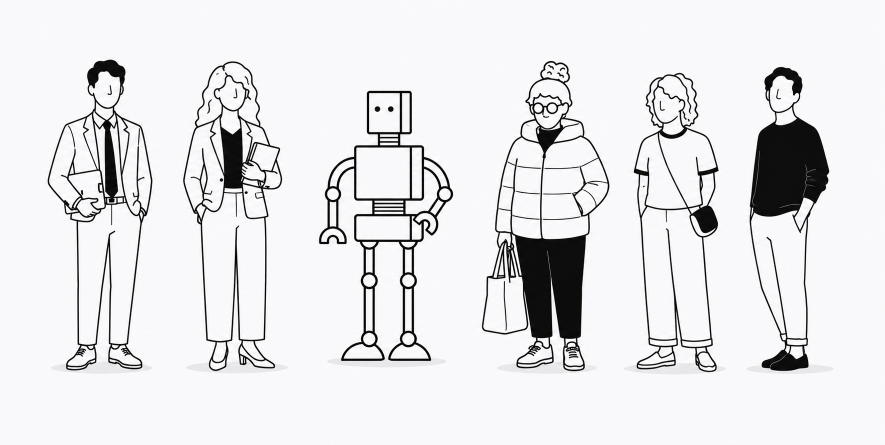
#> input picture journal/ai-advisors-in-banking/assets/raw-illos/c4dc239d4f1290e8bffaaa22f60fee8c8248e2f3177013cea634f03ef2701692.png, 1770 x 889 px (shown at 1/2 size)
$ python extract-figures.py
#> lines starting #> are read from the running program, lines starting #| are printed output that depends on the picture; after the words box and inside, x2 and y2 are one past the last pixel; in counts of white or black regions, pixels touching at a corner belong together
#!/usr/bin/env python3
"""
Extract individual character figures from the raw illustration sheets.

Approach:
  - Load each sheet, knock out the near-white background -> transparent.
  - Split the sheet into N horizontal slices (one per figure).
  - For each slice, tighten to the figure's actual bounding box.
  - Save as a transparent PNG.
"""

from pathlib import Path

from PIL import Image

ROOT = Path(__file__).parent
RAW = ROOT / "raw-illos"
OUT = ROOT / "figures"
OUT.mkdir(exist_ok=True)

# Sheets and the names we want for each figure, in left-to-right order.
SHEETS = {
    # Mixed / hero composition: bankers left, robot middle, customers right.
    "c4dc239d4f1290e8bffaaa22f60fee8c8248e2f3177013cea634f03ef2701692.png": [
        "banker-man-suit",
        "banker-woman-suit",
        "robot",
        "customer-older-puffer",
        "customer-woman-casual",
        "customer-man-casual",
    ],
    # All bankers: 5 suited professionals + robot in middle.
    "817ac5146389baeb6f69e3537d6cd485ad3d7c09aea55d7e7789583aa55532f4.png": [
        "banker-man-suit-alt",
        "banker-woman-files",
        "banker-man-glasses-briefcase",
        "robot-bankers-sheet",
        "banker-woman-skirt",
        "banker-man-bearded",
    ],
    # Mostly customers + robot in middle.
    "7103d889be5bf4dd5c7887089dc6c9a9d23c4ef2f106142f3a5349e68050b224.png": [
        "customer-man-sweater",
        "customer-woman-bag",
        "customer-older-puffer-alt",
        "robot-customers-sheet",
        "customer-woman-spotted",
        "customer-man-shirt",
    ],
}

# Anything brighter than this in all RGB channels is treated as background.
BG_THRESHOLD = 235


def knockout_background(img: Image.Image) -> Image.Image:
    """Convert near-white pixels to transparent. Preserves anti-aliased lines."""
    img = img.convert("RGBA")
    px = img.load()
    w, h = img.size
    for y in range(h):
        for x in range(w):
            r, g, b, a = px[x, y]
            if r >= BG_THRESHOLD and g >= BG_THRESHOLD and b >= BG_THRESHOLD:
                px[x, y] = (255, 255, 255, 0)
    return img


def find_figure_columns(img: Image.Image) -> list[tuple[int, int]]:
    """
    Walk the alpha channel column-by-column. Group runs of non-empty columns
    into figure bands, treating short transparent stretches as part of the
    same figure (handles small detached marks like dropped shadows).
    """
    alpha = img.split()[-1]
    w, h = img.size
    col_has_ink = []
    for x in range(w):
        col = alpha.crop((x, 0, x + 1, h))
        col_has_ink.append(col.getbbox() is not None)

    # Find contiguous bands of ink, gluing short gaps.
    GLUE_PX = 12
    bands: list[list[int]] = []
    in_band = False
    band_start = 0
    gap = 0
    for x, ink in enumerate(col_has_ink):
        if ink:
            if not in_band:
                in_band = True
                band_start = x
            gap = 0
        else:
            if in_band:
                gap += 1
                if gap > GLUE_PX:
                    bands.append([band_start, x - gap])
                    in_band = False
                    gap = 0
    if in_band:
        bands.append([band_start, w - 1])

    return [(l, r) for l, r in bands if r - l > 20]


def split_into_figures(img: Image.Image, n: int) -> list[Image.Image]:
    """Detect figure bands via transparent gaps, then tighten each bbox."""
    h = img.size[1]
    bands = find_figure_columns(img)
    if len(bands) != n:
        print(f"  ! Expected {n} figures but detected {len(bands)} bands")
    pad = 8
    figs = []
    for l, r in bands:
        sl = img.crop((max(0, l - pad), 0, min(img.size[0], r + pad), h))
        bbox = sl.getbbox()
        if bbox is None:
            figs.append(sl)
            continue
        bl, bt, br, bb = bbox
        bl = max(0, bl - pad)
        bt = max(0, bt - pad)
        br = min(sl.width, br + pad)
        bb = min(sl.height, bb + pad)
        figs.append(sl.crop((bl, bt, br, bb)))
    return figs


def main() -> None:
    for sheet_name, fig_names in SHEETS.items():
        src = RAW / sheet_name
        print(f"Loading {sheet_name} ({src.stat().st_size // 1024} KB)")
        img = Image.open(src)
#> img is the input picture: PIL image 1770x889 RGB; mean R, G, B 229.2, 229, 230.7
        img = knockout_background(img)
        figs = split_into_figures(img, len(fig_names))
#> in find_figure_columns, `alpha = img.split()[-1]`:
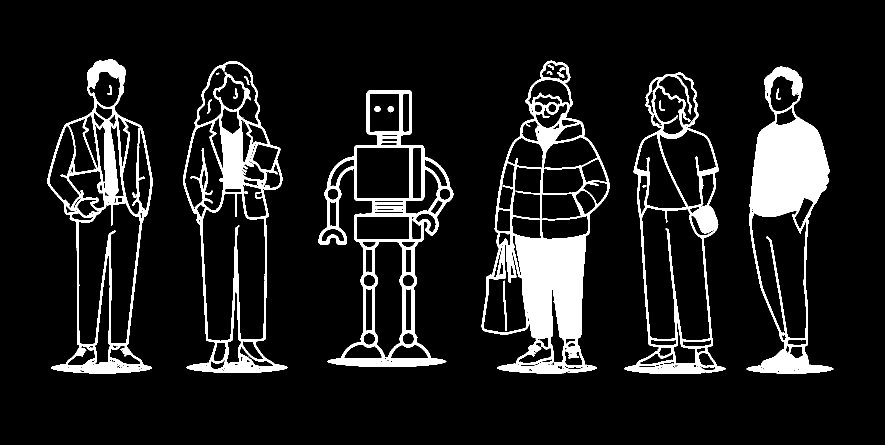
#> alpha: PIL image 1770x889 L (shown at 1/2 size); 10.7% white; 115 white regions (91 under 20 px), largest, box (x1, y1, x2, y2) and area: (963, 121, 1219, 747) 42735, (1493, 133, 1667, 747) 34927, (637, 181, 907, 734) 24279
#> after the loop in find_figure_columns, `for x in range(w):`: col_has_ink = 1770 items, first 6: False, False, False, False, False, False
#> the loop in find_figure_columns, `for x, ink in enumerate(col_has_ink):` made 1770 passes
#> (in_band, band_start) on pass 96: (True, 95)
#> after the loop in find_figure_columns, `for x, ink in enumerate(col_has_ink):`: band_start = 1493; bands = [[95, 304], [366, 574], [637, 906], [963, 1218], [1249, 1451], [1493, 1666]]; in_band = False
#> in split_into_figures, `bands = find_figure_columns(img)`: bands = [(95, 304), (366, 574), (637, 906), (963, 1218), (1249, 1451), (1493, 1666)]
#> the loop in split_into_figures, `for l, r in bands:` made 6 passes
#> (l, r, bbox, bt, br, bb) on passes 1 to 6: (95, 304, (8, 119, 218, 747), 111, 225, 755), (366, 574, (8, 122, 217, 746), 114, 224, 754), (637, 906, (8, 181, 278, 734), 173, 285, 742), (963, 1218, (8, 121, 264, 747), 113, 271, 755), (1249, 1451, (8, 145, 211, 748), 137, 218, 756), (1493, 1666, (8, 133, 182, 747), 125, 189, 755)
#> pass 1, in split_into_figures, `sl = img.crop((max(0, l - pad), 0, min(img.size[0], r + pad), h))`:
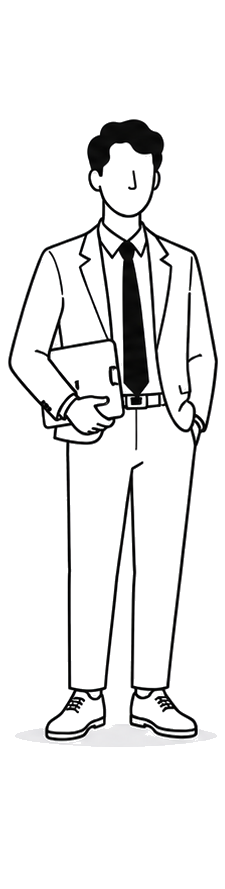
#> sl: PIL image 225x889 RGBA; mean R, G, B, A 234.3, 234.3, 234.4, 30.4; transparent parts drawn white
#> pass 2, in split_into_figures, `sl = img.crop((max(0, l - pad), 0, min(img.size[0], r + pad), h))`:
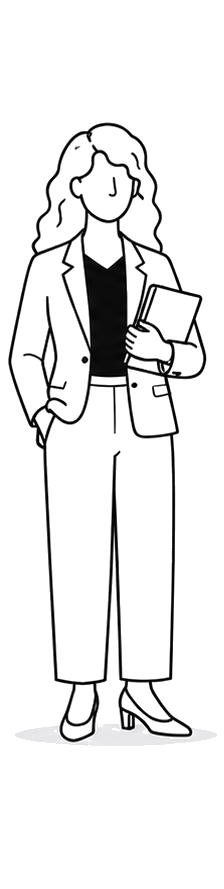
#> sl: PIL image 224x889 RGBA; mean R, G, B, A 235.4, 235.4, 235.4, 29.1; transparent parts drawn white
#> pass 3, in split_into_figures, `sl = img.crop((max(0, l - pad), 0, min(img.size[0], r + pad), h))`:
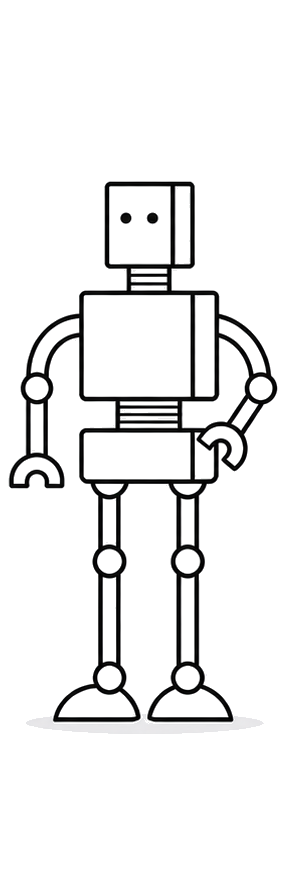
#> sl: PIL image 285x889 RGBA; mean R, G, B, A 237.3, 237.3, 237.4, 24.7; transparent parts drawn white
#> after the loop in split_into_figures, `for l, r in bands:`:
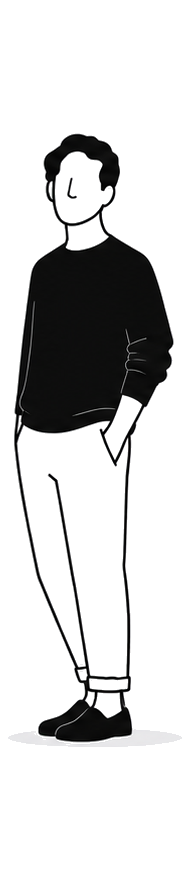
#> sl: PIL image 189x889 RGBA; mean R, G, B, A 209.6, 209.6, 209.6, 53.2; transparent parts drawn white
#> after the loop in split_into_figures, `for l, r in bands:`: figs = 6 items
#> figs = 6 items
        if len(figs) != len(fig_names):
            print(f"  ! Skipping naming: detected {len(figs)}, expected {len(fig_names)}")
            continue
        for name, fig in zip(fig_names, figs):
            dst = OUT / f"{name}.png"
            fig.save(dst, optimize=True)
            print(f"  -> {dst.name}  {fig.size[0]}x{fig.size[1]}")
#> this loop made 6 passes
#> name on passes 1 to 6: 'banker-man-suit', 'banker-woman-suit', 'robot', 'customer-older-puffer', 'customer-woman-casual', 'customer-man-casual'
#|   -> banker-man-suit.png  225x644
#|   -> banker-woman-suit.png  224x640
#|   -> robot.png  285x569
#|   -> customer-older-puffer.png  271x642
#|   -> customer-woman-casual.png  218x619
#|   -> customer-man-casual.png  189x630
#> pass 1, in main, `fig.save(dst, optimize=True)`:
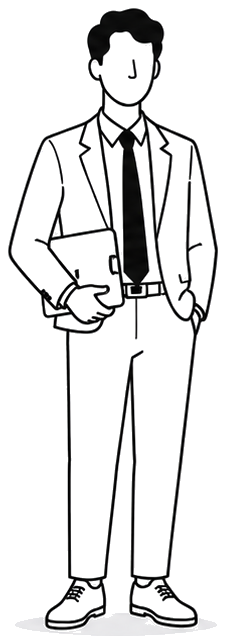
#> saved as banker-man-suit.png: PIL image 225x644 RGBA; mean R, G, B, A 226.5, 226.5, 226.5, 41.9; transparent parts drawn white
#> pass 2, in main, `fig.save(dst, optimize=True)`:
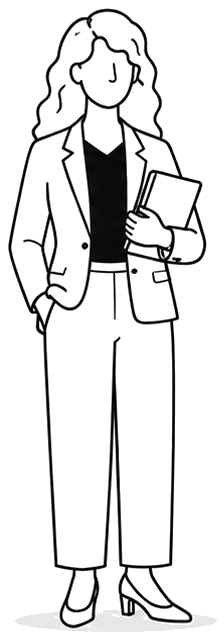
#> saved as banker-woman-suit.png: PIL image 224x640 RGBA; mean R, G, B, A 227.7, 227.8, 227.8, 40.4; transparent parts drawn white
#> pass 2 of the loop in main, `for sheet_name, fig_names in SHEETS.items():`:
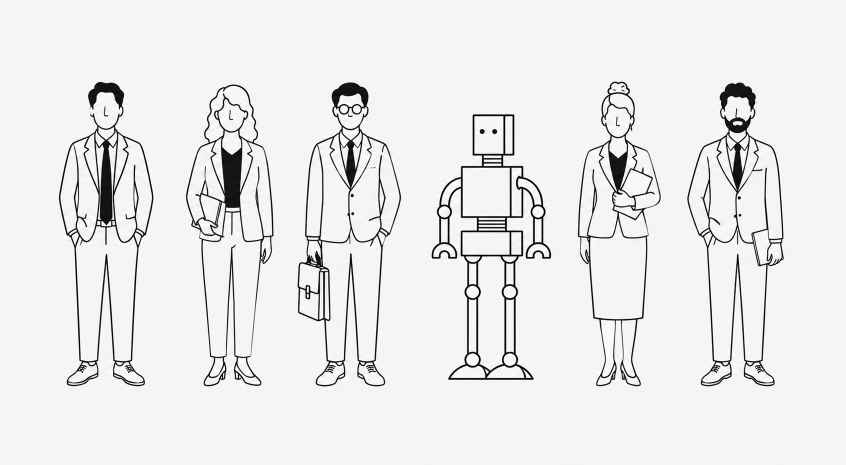
#> input picture journal/ai-advisors-in-banking/assets/raw-illos/817ac5146389baeb6f69e3537d6cd485ad3d7c09aea55d7e7789583aa55532f4.png, 1692 x 929 px (shown at 1/2 size)
#> in main, img is the input picture: PIL image 1692x929 RGB; mean R, G, B 233.1, 233, 233.8
#> in find_figure_columns (call 2), `alpha = img.split()[-1]`:
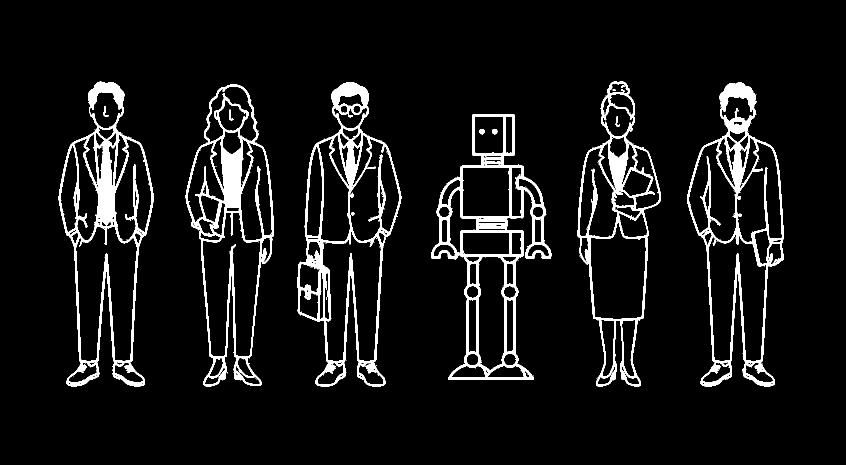
#> alpha: PIL image 1692x929 L (shown at 1/2 size); 7.1% white; 445 white regions (428 under 20 px), largest, box (x1, y1, x2, y2) and area: (117, 163, 307, 773) 20080, (595, 164, 803, 773) 20054, (863, 228, 1103, 760) 19361
#> after the loop in find_figure_columns (call 2), `for x in range(w):`: col_has_ink = 1692 items, first 6: False, False, False, False, False, False
#> the loop in find_figure_columns (call 2), `for x, ink in enumerate(col_has_ink):` made 1692 passes
#> (in_band, band_start) on pass 118: (True, 117)
#> after the loop in find_figure_columns (call 2), `for x, ink in enumerate(col_has_ink):`: band_start = 1374; bands = [[117, 306], [371, 546], [595, 802], [863, 1102], [1155, 1321], [1374, 1567]]; in_band = False
#> the loop in split_into_figures (call 2), `for l, r in bands:` made 6 passes
#> (l, r, bbox, bt, br, bb) on passes 1 to 6: (117, 306, (8, 163, 198, 773), 155, 205, 781), (371, 546, (8, 169, 184, 773), 161, 191, 781), (595, 802, (8, 164, 216, 773), 156, 223, 781), (863, 1102, (8, 228, 248, 760), 220, 255, 768), (1155, 1321, (8, 163, 175, 773), 155, 182, 781), (1374, 1567, (8, 165, 202, 773), 157, 209, 781)
#> the loop in main, `for name, fig in zip(fig_names, figs):` made 6 passes
#> (printed output is left out)
#> pass 2, in main, `fig.save(dst, optimize=True)`:
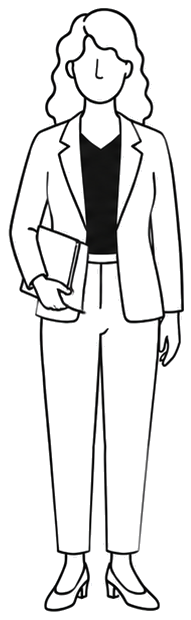
#> saved as banker-woman-files.png: PIL image 191x620 RGBA; mean R, G, B, A 228.1, 228.1, 228.1, 39.3; transparent parts drawn white
#> pass 3 of the loop in main, `for sheet_name, fig_names in SHEETS.items():`:
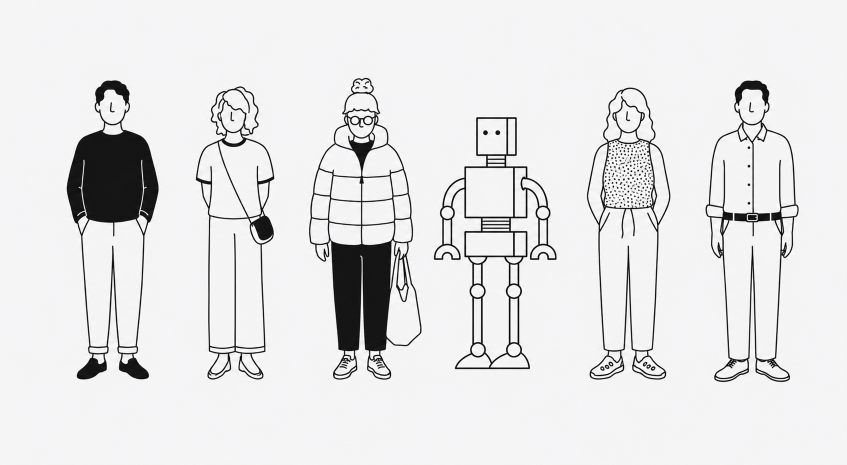
#> input picture journal/ai-advisors-in-banking/assets/raw-illos/7103d889be5bf4dd5c7887089dc6c9a9d23c4ef2f106142f3a5349e68050b224.png, 1693 x 929 px (shown at 1/2 size)
#> in main, img is the input picture: PIL image 1693x929 RGB; mean R, G, B 228.3, 228.1, 229.1
#> in find_figure_columns (call 3), `alpha = img.split()[-1]`:
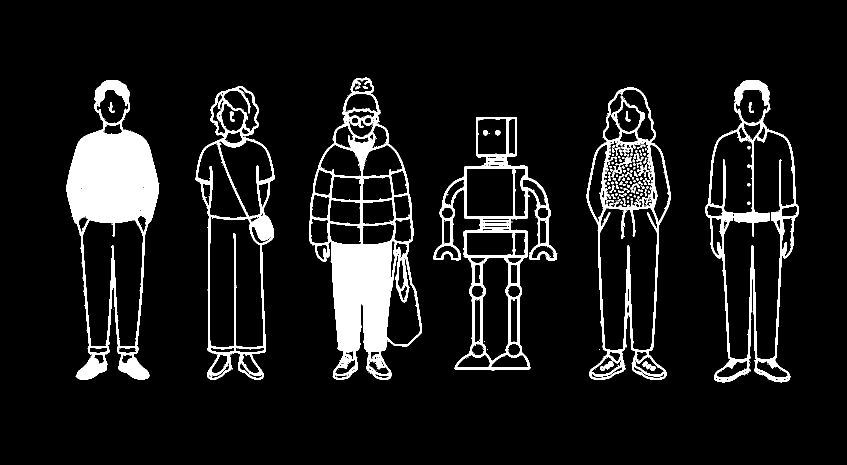
#> alpha: PIL image 1693x929 L (shown at 1/2 size); 9.1% white; 691 white regions (622 under 20 px), largest, box (x1, y1, x2, y2) and area: (133, 160, 318, 760) 39071, (618, 155, 844, 760) 38593, (867, 234, 1114, 739) 17202
#> after the loop in find_figure_columns (call 3), `for x in range(w):`: col_has_ink = 1693 items, first 6: False, False, False, False, False, False
#> the loop in find_figure_columns (call 3), `for x, ink in enumerate(col_has_ink):` made 1693 passes
#> (in_band, band_start) on pass 134: (True, 133)
#> after the loop in find_figure_columns (call 3), `for x, ink in enumerate(col_has_ink):`: band_start = 1410; bands = [[133, 318], [391, 548], [618, 843], [867, 1114], [1173, 1340], [1410, 1597]]; in_band = False
#> the loop in main, `for name, fig in zip(fig_names, figs):` made 6 passes
#> (printed output is left out)
#> pass 2, in main, `fig.save(dst, optimize=True)`:
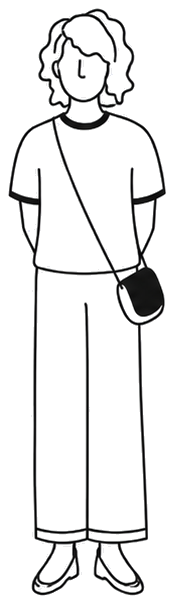
#> saved as customer-woman-bag.png: PIL image 173x604 RGBA; mean R, G, B, A 232.7, 232.7, 232.7, 33.8; transparent parts drawn white


if __name__ == "__main__":
    main()
